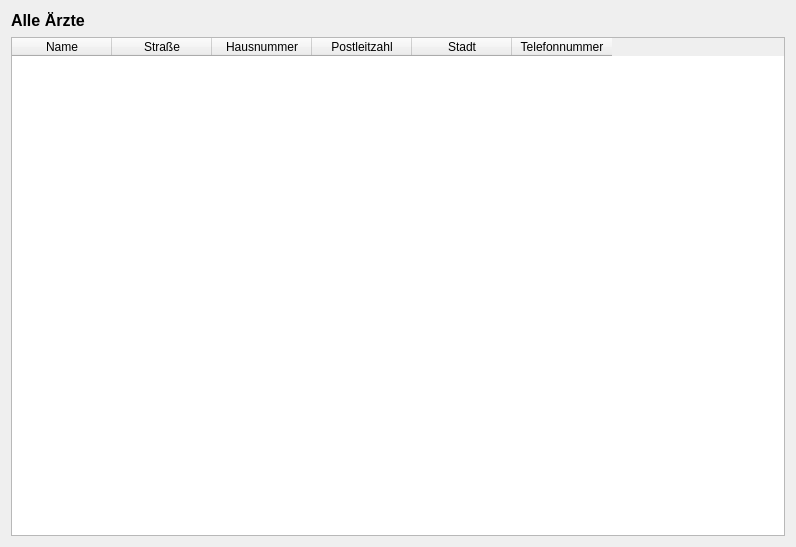
<?xml version="1.0" encoding="UTF-8"?>
<ui version="4.0">
 <class>DoctorOverview</class>
 <widget class="QWidget" name="DoctorOverview">
  <property name="geometry">
   <rect>
    <x>0</x>
    <y>0</y>
    <width>796</width>
    <height>547</height>
   </rect>
  </property>
  <property name="windowTitle">
   <string>Form</string>
  </property>
  <layout class="QGridLayout" name="gridLayout">
   <item row="0" column="1">
    <spacer name="horizontalSpacer">
     <property name="orientation">
      <enum>Qt::Horizontal</enum>
     </property>
     <property name="sizeHint" stdset="0">
      <size>
       <width>40</width>
       <height>20</height>
      </size>
     </property>
    </spacer>
   </item>
   <item row="0" column="0">
    <widget class="QLabel" name="label">
     <property name="text">
      <string>&lt;html&gt;&lt;head/&gt;&lt;body&gt;&lt;p&gt;&lt;span style=&quot; font-size:12pt; font-weight:700;&quot;&gt;Alle Ärzte&lt;/span&gt;&lt;/p&gt;&lt;/body&gt;&lt;/html&gt;</string>
     </property>
    </widget>
   </item>
   <item row="2" column="0" colspan="3">
    <widget class="QTableWidget" name="docTable">
     <column>
      <property name="text">
       <string>Name</string>
      </property>
     </column>
     <column>
      <property name="text">
       <string>Straße</string>
      </property>
     </column>
     <column>
      <property name="text">
       <string>Hausnummer</string>
      </property>
     </column>
     <column>
      <property name="text">
       <string>Postleitzahl</string>
      </property>
     </column>
     <column>
      <property name="text">
       <string>Stadt</string>
      </property>
     </column>
     <column>
      <property name="text">
       <string>Telefonnummer</string>
      </property>
     </column>
    </widget>
   </item>
  </layout>
 </widget>
 <resources/>
 <connections/>
</ui>
